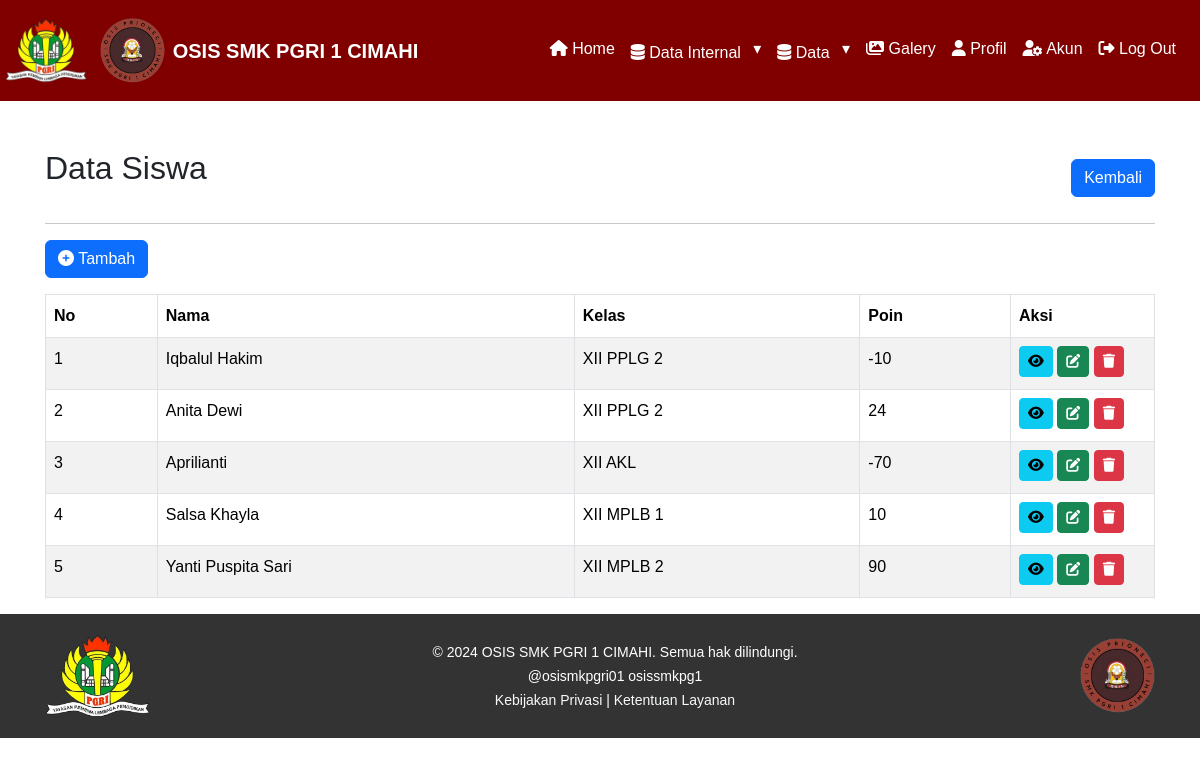
Screenshot of /admin/data-siswa.php (signed in) with the database file from the repository.
### tables this page shows
CREATE TABLE `siswa` (
  `id_siswa` int(11) NOT NULL,
  `nama_siswa` varchar(100) DEFAULT NULL,
  `id_kelas` int(11) DEFAULT NULL,
  `poin` int(11) DEFAULT 100,
  `created_by` int(11) DEFAULT NULL,
  `created_at` datetime DEFAULT current_timestamp(),
  `updated_by` int(11) DEFAULT NULL,
  `updated_at` datetime DEFAULT current_timestamp() ON UPDATE current_timestamp()
);

CREATE TABLE `kelas` (
  `id_kelas` int(11) NOT NULL,
  `nama_kelas` varchar(50) NOT NULL,
  `created_by` int(11) DEFAULT NULL,
  `created_at` datetime DEFAULT current_timestamp(),
  `updated_by` int(11) DEFAULT NULL,
  `updated_at` datetime DEFAULT current_timestamp() ON UPDATE current_timestamp()
);

### admin/data-siswa.php (the view, shortened to what this page needs)
<?php
include '../layout/header.php';
?>
<div class="content-wrapper">
    <div class="container mt-5 overflow-x-scroll">
        <div class="d-flex justify-content-between align-items-center">
            <h2>Data Siswa</h2>
            <a href="javascript:history.back()" class="btn btn-primary">Kembali</a>
        </div>
        <hr>
        <a class="btn btn-primary tambah-btn" data-bs-toggle="modal" data-bs-target="#modalTambah"><i class="fas fa-plus-circle"></i> Tambah</a>
        <table id="serverside" class="table table-bordered table-striped mt-3">
            <thead>
                <tr>
                    <th>No</th>
                    <th>Nama</th>
                    <th>Kelas</th>
                    <th>Poin</th>
                    <th>Aksi</th>
                </tr>
            </thead>
            <tbody>
                <?php
                include '../config/koneksi.php';
                $result = mysqli_query($db, "
                SELECT s.*, k.nama_kelas, ak1.nama AS dibuat_oleh, ak2.nama AS diubah_oleh
                FROM siswa s
                JOIN kelas k ON k.id_kelas = s.id_kelas
                LEFT JOIN akun ak1 ON s.created_by = ak1.id_akun
                LEFT JOIN akun ak2 ON s.updated_by = ak2.id_akun
                ORDER BY id_kelas ASC");
                $no = 1;
                while ($row = mysqli_fetch_assoc($result)) :
                ?>
                    <tr>
                        <td><?= $no++; ?></td>
                        <td><?= htmlspecialchars($row['nama_siswa']); ?></td>
                        <td><?= htmlspecialchars($row['nama_kelas']); ?></td>
                        <td><?= htmlspecialchars($row['poin']); ?></td>
                        <td width="144">
                            <?php if (isset($_SESSION['role']) && $_SESSION['role'] == 'Admin'):
                            ?>
                                <a class="btn btn-info btn-sm mb-1" data-bs-toggle="modal" data-bs-target="#modalDetail<?= $row['id_siswa']; ?>"><i class="fas fa-eye"></i></a>
                                <a class="btn btn-success btn-sm mb-1" data-bs-toggle="modal" data-bs-target="#modalUbah<?= $row['id_siswa']; ?>"><i class="fas fa-edit"></i></a>
                                <a class="btn btn-danger btn-sm mb-1" data-bs-toggle="modal" data-bs-target="#modalHapus<?= $row['id_siswa']; ?>"><i class="fas fa-trash"></i></a>
                            <?php endif; ?>
                        </td>
                    </tr>
                <?php endwhile; ?>
            </tbody>
        </table>
    </div>
</div>
<?php endwhile;
include '../layout/footer.php'; ?>

### layout/header.php (style rules this page uses)
body { font-family: Arial, sans-serif; font-size: 16px; line-height: 1.6; margin: 0; padding: 0; box-sizing: border-box; }
.container { padding: 0 15px; margin: 0 auto; }
h2, h3 { margin-bottom: 20px; }

### rows the page displays
siswa: nama_siswa "Iqbalul Hakim", id_kelas.nama_kelas "XII PPLG 2", poin "-10"
siswa: nama_siswa "Anita Dewi", id_kelas.nama_kelas "XII PPLG 2", poin "24"
siswa: nama_siswa "Aprilianti", id_kelas.nama_kelas "XII AKL", poin "-70"
siswa: nama_siswa "Salsa Khayla", id_kelas.nama_kelas "XII MPLB 1", poin "10"
siswa: nama_siswa "Yanti Puspita Sari", id_kelas.nama_kelas "XII MPLB 2", poin "90"
